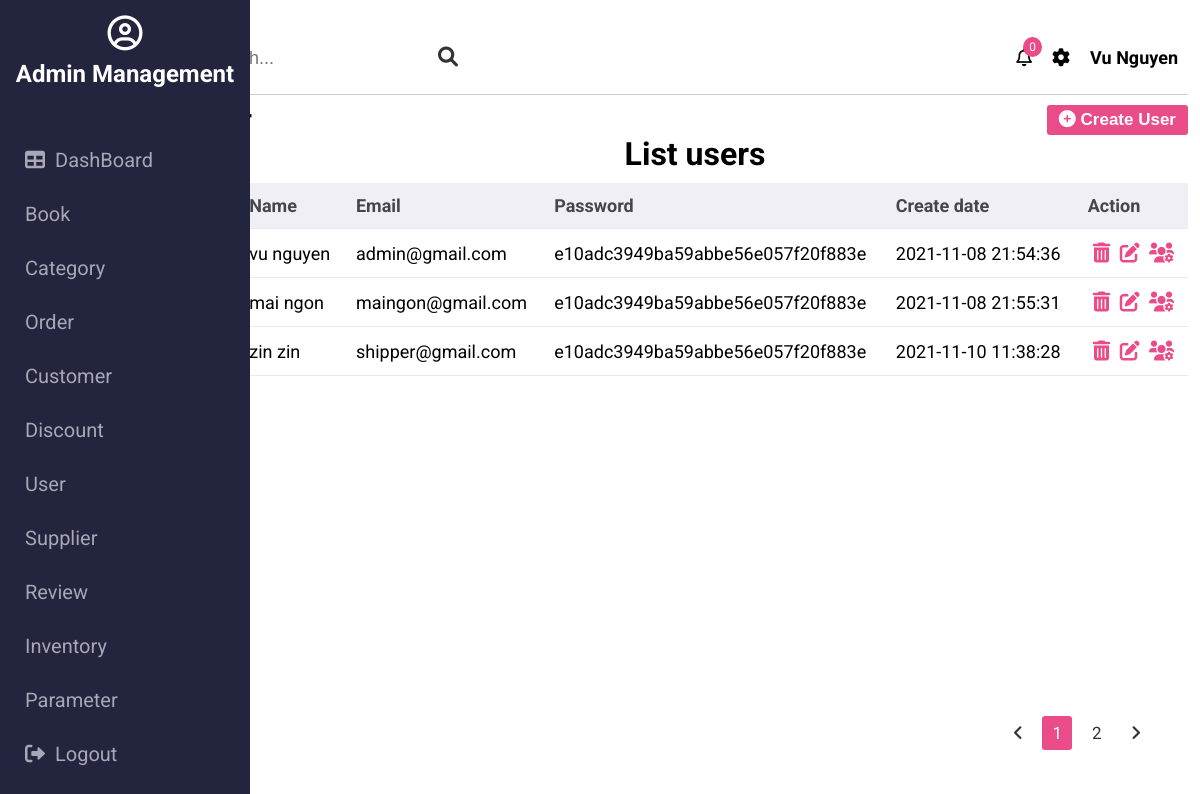
Screenshot of /admin/user (signed in) with the database file from the repository.
### tables this page shows
CREATE TABLE `have_role` (
  `role_id` int(11) NOT NULL,
  `user_id` int(11) NOT NULL
);

CREATE TABLE `role` (
  `role_id` int(11) NOT NULL,
  `name` varchar(128) DEFAULT NULL,
  `description` text DEFAULT NULL
);

CREATE TABLE `user` (
  `user_id` int(11) NOT NULL,
  `email` varchar(45) DEFAULT NULL,
  `first_name` varchar(45) DEFAULT NULL,
  `last_name` varchar(45) DEFAULT NULL,
  `password` varchar(100) DEFAULT NULL,
  `create_date` datetime DEFAULT current_timestamp()
);

### controllers/admin/BaseController.php (called while the page is built, shortened)
<?php
class BaseController {
    protected $userModel;
    public function __construct() {
        $this->userModel = new UserModel();
    }
    public function getUserModel() {
        return $this->userModel;
    }
    protected function view($path, array $data = []) {
        $path = self::BASE_FOLDER_VIEW . '/' . str_replace('.', '/', $path) . '.php';
        return include($path);
    }
}

### controllers/admin/UserController.php (called while the page is built, shortened)
<?php
class UserController extends BaseController {
    public function __construct() {
        $this->userId = $_SESSION['user']['user_id'];
    }
    public function index() {
        $users = $this->getUserModel()->getAll();
        $roles = $this->getUserModel()->getAllRoleByUserId($this->userId);
        return $this->view('admin.users.show', ['users' => $users, 'roles' => $roles]);
    }
}

### core/Database.php (called while the page is built, shortened)
<?php
class Database {
    public function connect() {
        $host = self::HOST;
        $username = self::USERNAME;
        $password = self::PASSWORD;
        $dbname = self::DB_NAME;
        try {
            $connect = new PDO("mysql:host=$host;dbname=$dbname", $username, $password);
            $connect->setAttribute(PDO::ATTR_ERRMODE, PDO::ERRMODE_EXCEPTION);
            $connect->setAttribute(PDO::ATTR_DEFAULT_FETCH_MODE, PDO::FETCH_ASSOC);
            return $connect;
        } catch (PDOException $e) {
            echo "Connection failed: " . $e->getMessage();
        }
    }
}

### models/BaseModel.php (called while the page is built, shortened)
<?php
class BaseModel extends Database {
    protected $db;
    public function __construct() {
        $this->db = $this->connect();
    }
    public function all($table, $select, $orderBy, $limit) {
        $field = implode(',', $select);
        $orderField = 'order by ';
        $orderBy ? $orderField .= implode(', ', $orderBy) : $orderField = '';
        $sql = "select $field from $table $orderField limit $limit";
        $result = $this->db->query($sql);
        $data = [];
        while ($row = $result->fetch()) {
            $data[] = $row;
        }
        return $data;
    }
}

### models/UserModel.php (called while the page is built, shortened)
<?php
class UserModel extends BaseModel {
    public function getAll($select = ['*'], $orderBy = [], $limit = 15) {
        return $this->all(self::TABLE, $select = ['*'], $orderBy = [], $limit = 15);
    }
    public function getAllRoleByUserId($userId) {
        $sql = "select * from user u, have_role h, role r
                where u.user_id = h.user_id and h.role_id = r.role_id and u.user_id = :user_id";
        $stmt = $this->db->prepare($sql);
        $stmt->execute(['user_id' => $userId]);
        $roles = [];
        while ($row = $stmt->fetch()) {
            $roles[] = $row;
        }
        return $roles;
    }
}

### views/admin/users/show.php (the view, shortened to what this page needs)
<?php $this->view('partitions.admin.header', ['roles' => $roles]) ?>
<div class="action">
    <h2>User</h2>
    <button class="btn btn-create"><i class="fas fa-plus-circle"></i> Create User</button>
</div>
<div class="content">
    <h1>List users</h1>
    <table>
        <thead>
            <tr>
                <th>#</th>
                <th>Name</th>
                <th>Email</th>
                <th>Password</th>
                <th>Create date</th>
                <th>Action</th>
            </tr>
        </thead>
        <tbody class="content-body">
            <?php
            foreach ($users as $user) {
            ?>
                <tr>
                    <td><?php echo $user['user_id'] ?></td>
                    <td><?php echo $user['first_name'] . ' ' . $user['last_name'] ?></td>
                    <td><?php echo $user['email'] ?></td>
                    <td><?php echo $user['password'] ?></td>
                    <td><?php echo $user['create_date'] ?></td>
                    <td><a class="btn-delete-user" user-id="<?php echo $user['user_id'] ?>" href="#">
                            <i class="fas fa-trash-alt"></i></a>
                        <a class="btn-update-user" user-id="<?php echo $user['user_id'] ?>" href="#">
                            <i class="fas fa-edit"></i></a>
                        <a class="btn-privilege-user" user-id="<?php echo $user['user_id'] ?>"><i class="fas fa-users-cog"></i></a>
                    </td>
                </tr>
            <?php } ?>
        </tbody>
    </table>
</div>
<div class="pagination">
    <ul>
        <li><a href=""><i class="fas fa-angle-left"></i></a></li>
        <li class="active"><a href="">1</a></li>
        <li><a href="">2</a></li>
        <li><a href=""><i class="fas fa-angle-right"></i></a></li>
    </ul>
</div>

### views/partitions/admin/sidebar.php
<div class="sidebar">
    <div class="sidebar-title">
        <i class="far fa-user-circle"></i>
        <h2>Admin Management</h2>
    </div>
    <ul class="sidebar-list">
        <?php $icons = [
            'user' => '<i class="fas fa-users"></i>',
            'customer' => '<i class="far fa-user"></i>',
            'category' => '<i class="fab fa-apple"></i>',
            'book' => '<i class="fas fa-book"></i>',
            'order' => '<i class="fas fa-history"></i>',
            'supplier' => '<i class="fas fa-coins"></i>',
            'tracking' => '<i class="fas fa-parachute-box"></i>',
            'inventory' => '<i class="fas fa-warehouse"></i>',
            'discount' => '<i class="fas fa-tags"></i>',
            'review' => '<i class="far fa-comment"></i>',
            'parameter' => '<i class="fab fa-whmcs"></i>'
        ] ?>
        <li class="sidebar-item"><a href=""><i class="fas fa-table"></i>DashBoard</a></li>
        <?php foreach ($roles as $role) : ?>
            <li class="sidebar-item"><a href="<?= $role['name'] ?>"> <?php echo $icons[$role['name']] ?> <?= ucfirst($role['name']) ?></a></li>
        <?php endforeach ?>
        <li class="sidebar-item"><a href="auth/adminLogout"><i class="fas fa-sign-out-alt"></i>Logout</a></li>
    </ul>
</div>

### public/admin/css/base.css (style rules this page uses)
:root { --white-color: #fff; --main-color: #ea4c89; --siderbar-color: #021056; }
* { padding: 0; margin: 0; box-sizing: border-box; }
html { font-family: "Roboto", sans-serif; }

### public/admin/css/style.css (style rules this page uses)
.sidebar { position: fixed; top: 0; bottom: 0; background-color: #23243d; width: 250px; }
.sidebar .sidebar-title { display: flex; flex-direction: column; align-items: center; color: var(--white-color); padding: 15px; }
.sidebar-title i { font-size: 35px; }
.sidebar-title h2 { margin-top: 10px; }
.sidebar-list { list-style: none; padding-top: 30px; }
.sidebar-item a { width: 100%; display: inline-block; text-decoration: none; color: #a7a7b7; font-size: 20px; padding: 15px 25px; transition: all ease-in 0.15s; }
.sidebar-item a i { margin-right: 10px; }
h1 { text-align: center; }
.btn { font-size: 17px; font-weight: 700; padding: 5px 12px; background-color: var(--main-color); color: var(--white-color); outline: none; border: none; border-radius: 3px; }
table { width: 100%; margin-top: 10px; }
table, th, td { border-collapse: collapse; }
td a { text-decoration: none; color: var(--main-color); margin-left: 5px; font-size: 20px; }
th, td { padding: 12px; font-size: 18px; text-align: left; }
table th { background-color: #efeff5; color: #43474b; }
table tr { border-bottom: 1px solid #eaeaee; }
table tr td:first-child { font-weight: bold; }
.action { display: flex; justify-content: space-between; margin-top: 10px; }
.pagination { position: absolute; right: 50px; bottom: 70px; }
.pagination ul { list-style: none; display: flex; }
.pagination ul li a { display: inline-block; padding: 7px 10px; text-decoration: none; color: #333; margin-left: 10px; border-radius: 3px; font-size: 17px; }
.pagination ul .active a { background-color: var(--main-color); color: var(--white-color); }

### rows the page displays
have_role: role.name "Book"
have_role: role.name "Category"
have_role: role.name "Order"
have_role: role.name "Customer"
have_role: role.name "Discount"
have_role: role.name "User"
have_role: role.name "Supplier"
have_role: role.name "Review"
have_role: role.name "Inventory"
have_role: role.name "Parameter"
user: first_name "vu", last_name "nguyen", email "admin@gmail.com", password "e10adc3949ba59abbe56e057f20f883e", create_date "2021-11-08 21:54:36"
user: first_name "mai", last_name "ngon", email "maingon@gmail.com", password "e10adc3949ba59abbe56e057f20f883e", create_date "2021-11-08 21:55:31"
user: first_name "zin", last_name "zin", email "shipper@gmail.com", password "e10adc3949ba59abbe56e057f20f883e", create_date "2021-11-10 11:38:28"

### other values shown
$_SESSION['user']['first_name'] "Vu"
$_SESSION['user']['last_name'] "Nguyen"
